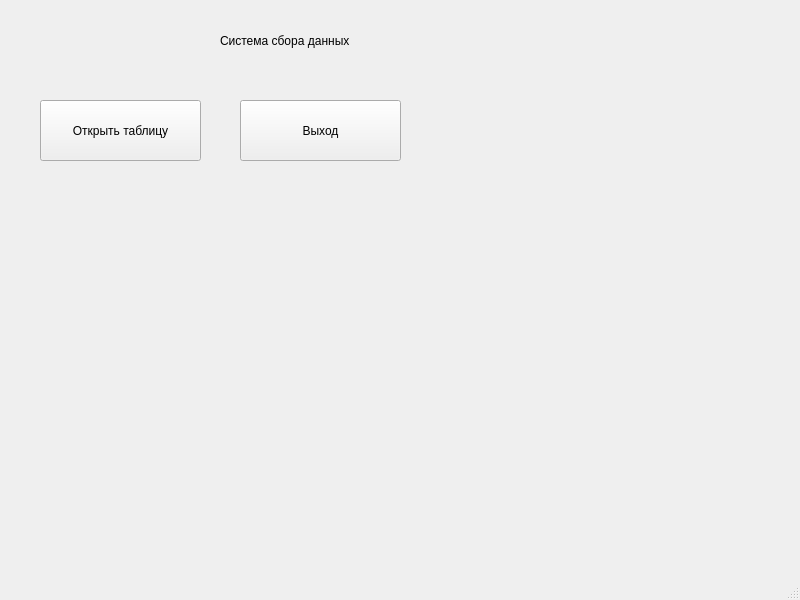
<?xml version="1.0" encoding="UTF-8"?>
<ui version="4.0">
 <class>MainWindow</class>
 <widget class="QMainWindow" name="MainWindow">
  <property name="geometry">
   <rect>
    <x>0</x>
    <y>0</y>
    <width>800</width>
    <height>600</height>
   </rect>
  </property>
  <property name="windowTitle">
   <string>MainWindow</string>
  </property>
  <widget class="QWidget" name="centralwidget">
   <widget class="QPushButton" name="btnOpenTable">
    <property name="geometry">
     <rect>
      <x>40</x>
      <y>100</y>
      <width>161</width>
      <height>61</height>
     </rect>
    </property>
    <property name="text">
     <string>Открыть таблицу</string>
    </property>
   </widget>
   <widget class="QLabel" name="label">
    <property name="geometry">
     <rect>
      <x>220</x>
      <y>20</y>
      <width>201</width>
      <height>41</height>
     </rect>
    </property>
    <property name="text">
     <string>Система сбора данных</string>
    </property>
   </widget>
   <widget class="QPushButton" name="btnExit">
    <property name="geometry">
     <rect>
      <x>240</x>
      <y>100</y>
      <width>161</width>
      <height>61</height>
     </rect>
    </property>
    <property name="text">
     <string>Выход</string>
    </property>
   </widget>
  </widget>
  <widget class="QMenuBar" name="menubar">
   <property name="geometry">
    <rect>
     <x>0</x>
     <y>0</y>
     <width>800</width>
     <height>21</height>
    </rect>
   </property>
  </widget>
  <widget class="QStatusBar" name="statusbar"/>
 </widget>
 <resources/>
 <connections/>
</ui>
